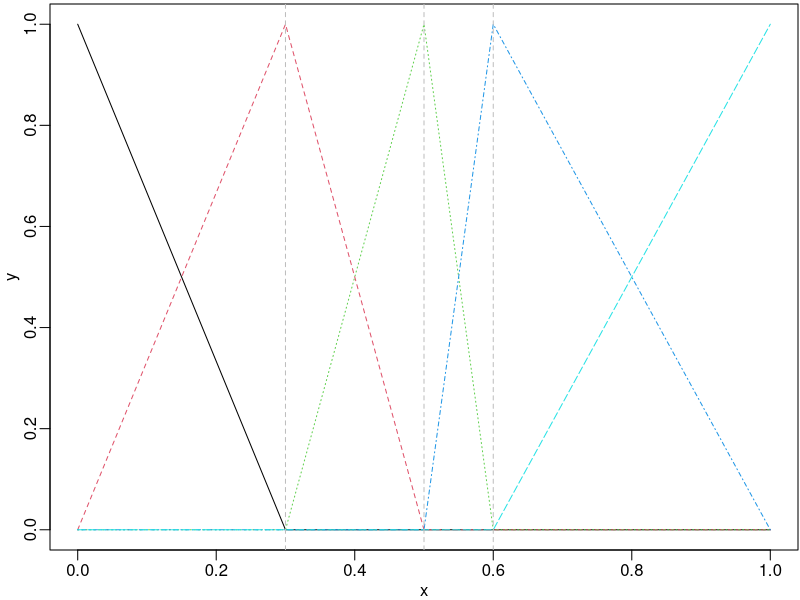
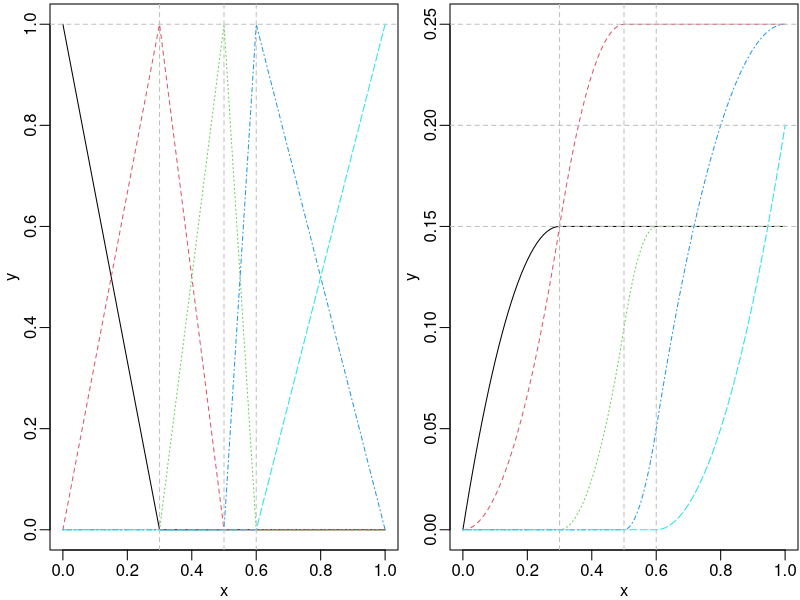
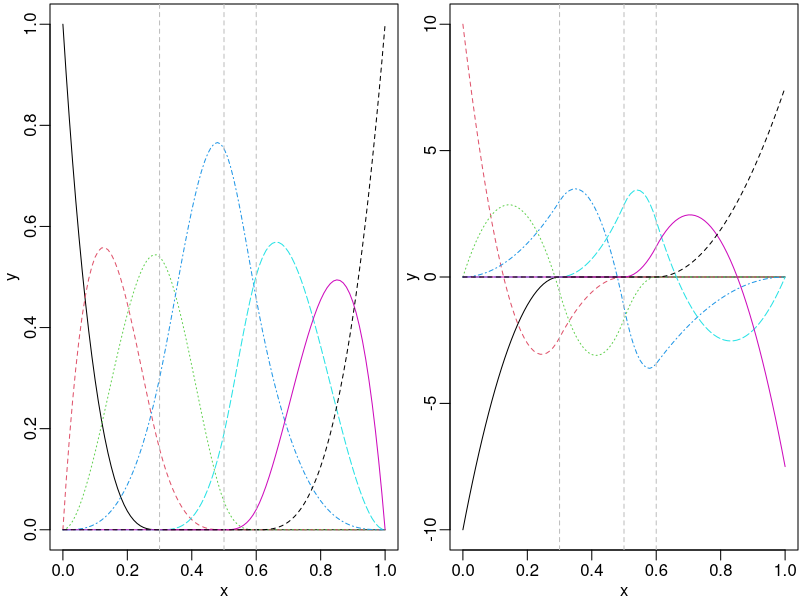
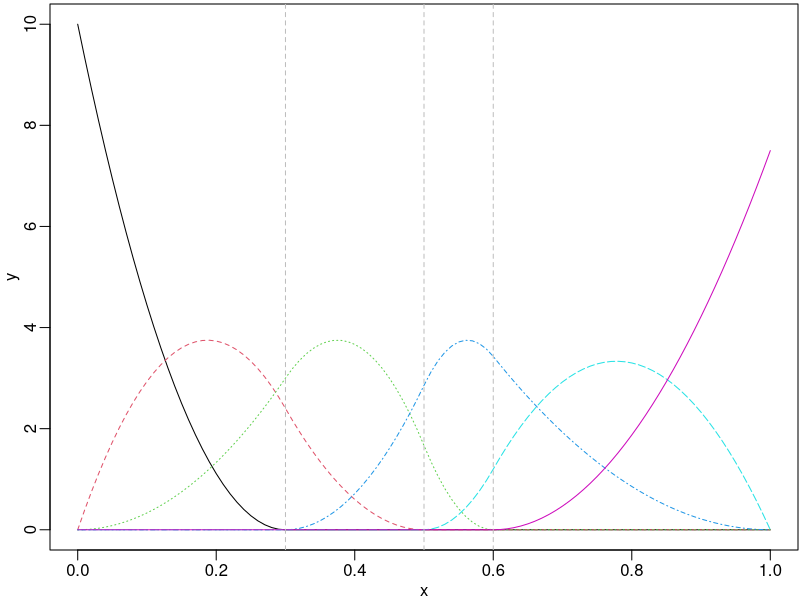
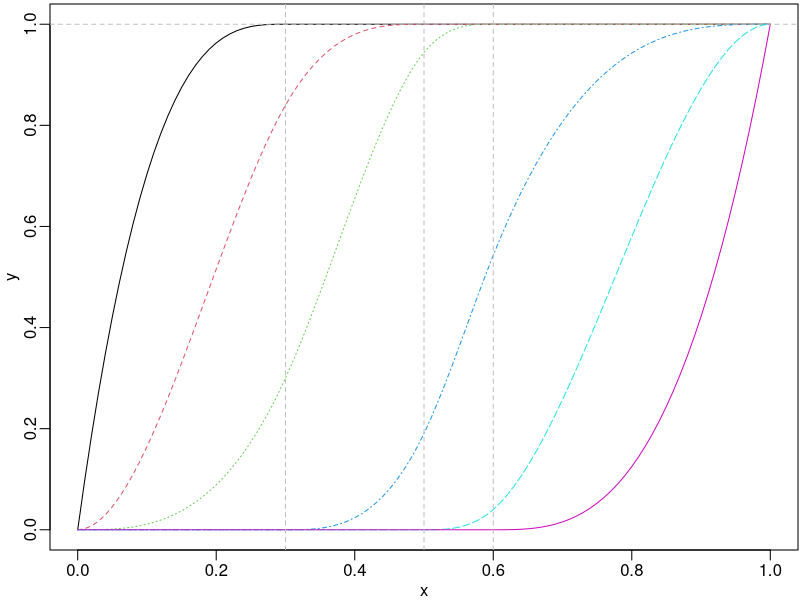
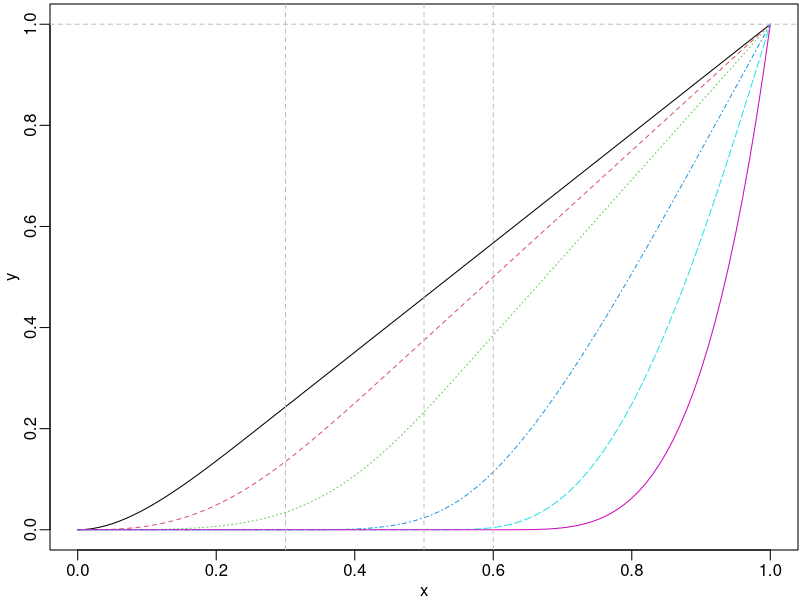
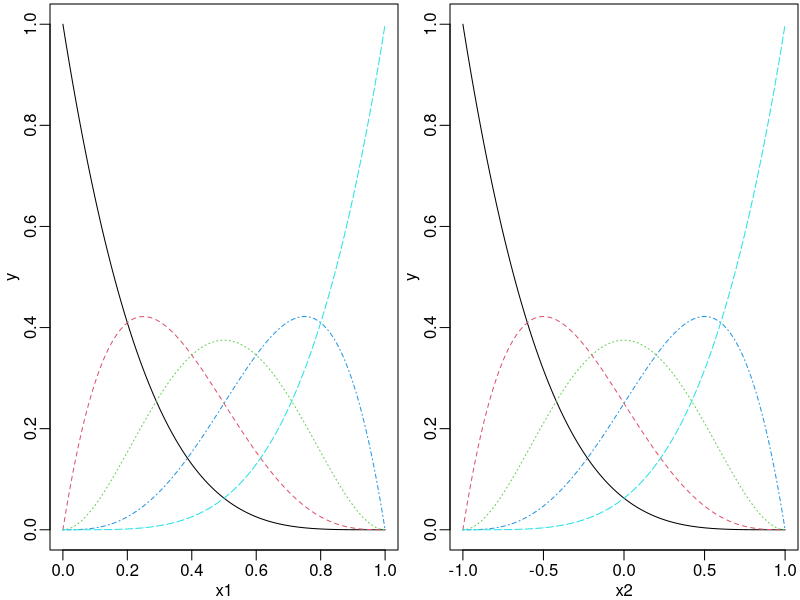
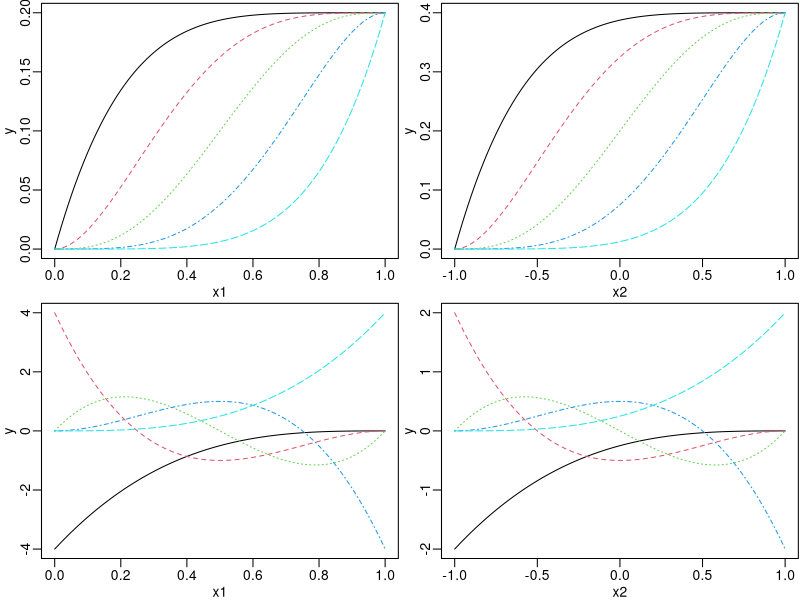

Here is the R script that generated these plots, in order:
## ---- chunk 1
knitr::opts_knit$set(global.par = TRUE)
knitr::opts_chunk$set(fig.width = 7, fig.height = 4)
## ---- chunk 2
library(graphics)
par(mar = c(2.5, 2.5, 0.2, 0.1), mgp = c(1.5, 0.5, 0))
## ---- chunk 3
library(splines2)
knots <- c(0.3, 0.5, 0.6)
x <- seq(0, 1, 0.01)
bsMat <- bSpline(x, knots = knots, degree = 1, intercept = TRUE)
matplot(x, bsMat, type = "l", ylab = "y")
abline(v = knots, lty = 2, col = "gray")
## ---- chunk 4
ibsMat <- ibs(x, knots = knots, degree = 1, intercept = TRUE)
par(mfrow = c(1, 2))
matplot(x, bsMat, type = "l", ylab = "y")
abline(v = knots, h = 1, lty = 2, col = "gray")
matplot(x, ibsMat, type = "l", ylab = "y")
abline(v = knots, h = c(0.15, 0.2, 0.25), lty = 2, col = "gray")
## ---- chunk 5
bsMat <- bSpline(x, knots = knots, intercept = TRUE)
dbsMat <- dbs(x, knots = knots, intercept = TRUE)
par(mfrow = c(1, 2))
matplot(x, bsMat, type = "l", ylab = "y")
abline(v = knots, lty = 2, col = "gray")
matplot(x, dbsMat, type = "l", ylab = "y")
abline(v = knots, lty = 2, col = "gray")
## ---- chunk 6
is_equivalent <- function(a, b) {
    all.equal(a, b, check.attributes = FALSE)
}
stopifnot(is_equivalent(dbsMat, deriv(bsMat)))
## ---- chunk 7
par(mfrow = c(1, 1))
## ---- chunk 8
msMat <- mSpline(x, knots = knots, degree = 2, intercept = TRUE)
matplot(x, msMat, type = "l", ylab = "y")
abline(v = knots, lty = 2, col = "gray")
## ---- chunk 9
dmsMat1 <- mSpline(x, knots = knots, degree = 2, intercept = TRUE, derivs = 1)
dmsMat2 <- deriv(msMat)
stopifnot(is_equivalent(dmsMat1, dmsMat2))
## ---- chunk 10
isMat <- iSpline(x, knots = knots, degree = 2, intercept = TRUE)
matplot(x, isMat, type = "l", ylab = "y")
abline(h = 1, v = knots, lty = 2, col = "gray")
## ---- chunk 11
stopifnot(is_equivalent(msMat, deriv(isMat)))
## ---- chunk 12
dmsMat3 <- deriv(isMat, 2)
stopifnot(is_equivalent(dmsMat1, dmsMat3))
## ---- chunk 13
csMat1 <- cSpline(x, knots = knots, degree = 2, intercept = TRUE)
matplot(x, csMat1, type = "l", ylab = "y")
abline(h = 1, v = knots, lty = 2, col = "gray")
## ---- chunk 14
csMat2 <- cSpline(x, knots = knots, degree = 2, intercept = TRUE, scale = FALSE)
stopifnot(is_equivalent(isMat, deriv(csMat2)))
stopifnot(is_equivalent(msMat, deriv(csMat2, 2)))
stopifnot(is_equivalent(msMat, deriv(deriv(csMat2))))
## ---- chunk 15
x1 <- seq.int(0, 1, 0.01)
x2 <- seq.int(- 1, 1, 0.01)
bpMat1 <- bernsteinPoly(x1, degree = 4, intercept = TRUE)
bpMat2 <- bernsteinPoly(x2, degree = 4, intercept = TRUE)
par(mfrow = c(1, 2))
matplot(x1, bpMat1, type = "l", ylab = "y")
matplot(x2, bpMat2, type = "l", ylab = "y")
## ---- chunk 16
ibpMat1 <- bernsteinPoly(x1, degree = 4, intercept = TRUE, integral = TRUE)
ibpMat2 <- bernsteinPoly(x2, degree = 4, intercept = TRUE, integral = TRUE)
dbpMat1 <- bernsteinPoly(x1, degree = 4, intercept = TRUE, derivs = 1)
dbpMat2 <- bernsteinPoly(x2, degree = 4, intercept = TRUE, derivs = 1)
par(mfrow = c(2, 2))
matplot(x1, ibpMat1, type = "l", ylab = "y")
matplot(x2, ibpMat2, type = "l", ylab = "y")
matplot(x1, dbpMat1, type = "l", ylab = "y")
matplot(x2, dbpMat2, type = "l", ylab = "y")
## ---- chunk 17
stopifnot(is_equivalent(dbpMat1, deriv(bpMat1)))
stopifnot(is_equivalent(dbpMat2, deriv(bpMat2)))
stopifnot(is_equivalent(dbpMat1, deriv(ibpMat1, 2)))
stopifnot(is_equivalent(dbpMat2, deriv(ibpMat2, 2)))
## ---- chunk 18
new_x <- c(0.275, 0.525, 0.8)
names(new_x) <- paste0("x=", new_x)
predict(isMat, new_x)
